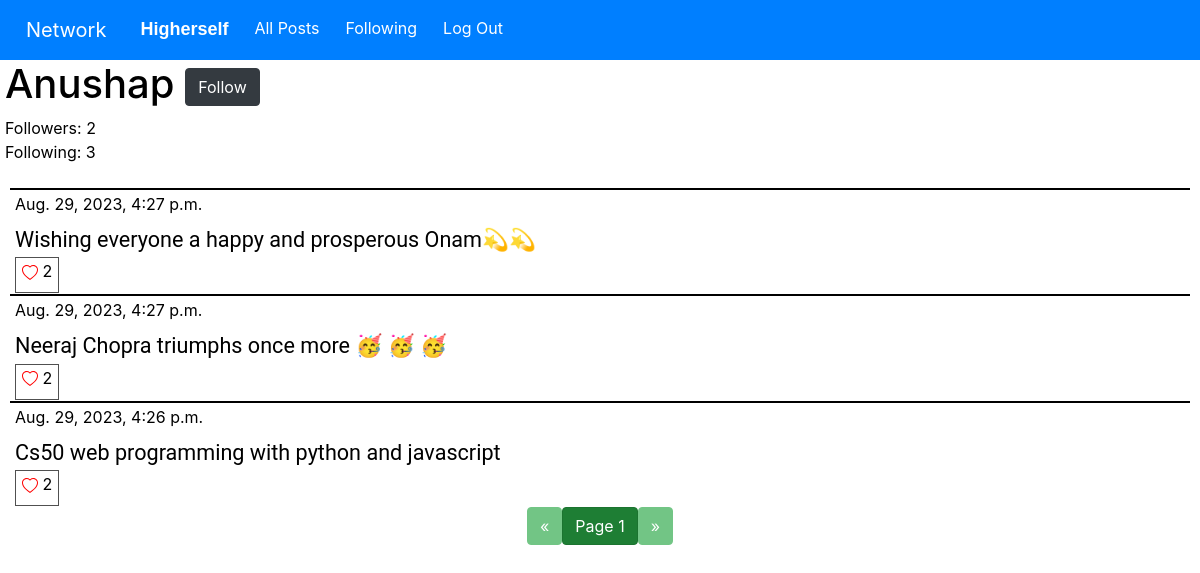
Screenshot of /user/17/page/1 (signed in) with the database file from the repository.
### network/models.py (models this page shows, shortened)
class User(AbstractUser):
    pass

class Posts(models.Model):
    content = models.TextField(blank=False)
    user = models.ForeignKey(User, on_delete=models.CASCADE, related_name="user_posts")
    like = models.IntegerField(default=0)
    time = models.DateTimeField(auto_now_add=True)

### network/views.py (the view, shortened to what this page needs)
# urls.py: path("user/<int:user_id>/page/<int:page_no>", views.view_user, name="user-posts"),
@csrf_exempt
def view_user(request, user_id, page_no):
    usr_ = User.objects.get(pk=user_id)
    posts = usr_.user_posts.all().order_by("-time")
    posts = Paginator(posts, 10).page(page_no)
    liked_posts = liked_list(posts, request.user)
    followers = usr_.follows.first().followers.all()
    f = "Follow"
    if request.user in followers:
        f = "Unfollow"
    followings = usr_.follows.first().followed_users.all()
    return render(request, "network/user.html", {
        "posts": posts,
        "liked_posts": liked_posts,
        "usr": usr_,
        "followers": len(followers),
        "followings": len(followings),
        "btnText": f
    })

### network/views.py (called while the page is built)
def liked_list(posts, user):
    liked_posts = []
    for post in posts:
        for p in post.liked_usr.all():
            for usr in p.liked_users.all():
                if usr == user:
                    liked_posts.append(post.id)
    return liked_posts

### network/templates/network/user.html (shortened to what this page needs)
{% extends "network/layout.html" %}
{% load static %}
{% block body %}
<label id="user-head">
    <h1>{{ usr }}
        {% if request.user.is_authenticated and request.user != usr %}
        <button onclick="follow('{{ usr.id }}');" class="btn btn-dark" id="follow-btn">{{ btnText }}</button>
        {% endif %}
    </h1>
    <p id="follow-data">Followers: {{ followers }} <br/>Following: {{ followings }}</p>
</label>
<div id="all_posts">
    <div id="posts">
        {% for post in posts %}
        <div class="post-item">
            <label class="post-content">
                <label class="time-data">{{ post.time }}</label>
                <br />
                <p class="post-text">{{ post.content }}</p>
                {% if user.is_authenticated %}
                {% if post.id in liked_posts %}
                <div id="like-btn-{{ post.id }}">
                    <button class="like-btn" onclick="like_post('{{ post.id }}');">
                        <svg xmlns="http://www.w3.org/2000/svg" width="16" height="16" fill="red"
                            class="bi bi-heart-fill" viewBox="0 0 16 16">
                            <path fill-rule="evenodd"
                                d="M8 1.314C12.438-3.248 23.534 4.735 8 15-7.534 4.736 3.562-3.248 8 1.314z" />
                        </svg>
                        <label class="bi-heart" id="like-no-{{ post.id }}">{{ post.like }}</label>
                    </button>
                </div>
                {% else %}
                <div id="like-btn-{{ post.id }}">
                    <button class="like-btn" onclick="like_post('{{ post.id }}');">
                        <label class="bi-heart" id="like-no-{{ post.id }}">{{ post.like }}</label>
                    </button>
                </div>
                {% endif %}
                {% endif %}
            </label>
        </div>
        {% endfor %}
    </div>
</div>
<nav aria-label="Page navigation">
    <ul class="pagination justify-content-center">
        {% if posts.has_previous %}
        <li>
            <a href="{% url 'user-posts' usr.id posts.previous_page_number %}">
                <button class="btn btn-success"> &laquo; </button>
            </a>
        </li>
        {% else %}
        <li>
            <button class="btn btn-success" disabled> &laquo; </button>
        </li>
        {% endif %}
        <li>
            <a href="#">
                <button class="btn btn-success active">Page {{ posts.number }}</button>
            </a>
        </li>
        {% if posts.has_next %}
        <li>
            <a href="{% url 'user-posts' usr.id posts.next_page_number %}">
                <button class="btn btn-success"> &raquo; </button>
            </a>
        </li>
        {% else %}
        <li>
            <button class="btn btn-success" disabled> &raquo; </button>
        </li>
        {% endif %}
    </ul>
</nav>
{% endblock %}

### network/templates/network/layout.html (shortened to what this page needs)
{% load static %}
<!DOCTYPE html>
<html lang="en">
    <head>
        <link rel="stylesheet" href="https://stackpath.bootstrapcdn.com/bootstrap/4.4.1/css/bootstrap.min.css">
        <link href="{% static 'network/styles.css' %}" rel="stylesheet">
    </head>
    <body>
        <nav class="navbar navbar-expand-lg navbar-dark" style="background-color:#007FFF;" id="bar">
            <a class="navbar-brand" href="{% url 'index' %}" style="color: white;">Network</a>
            <div>
              <ul class="navbar-nav mr-auto">
                {% if user.is_authenticated %}
                    <li class="nav-item">
                        <a class="nav-link post-user" href="{% url 'user-posts' user.id 1 %}" style="color: white;"><strong>{{ user.username }}</strong></a>
                    </li>
                {% endif %}
                <li class="nav-item">
                  <a class="nav-link" href="{% url 'index' %}" style="color: white;">All Posts</a>
                </li>
                {% if user.is_authenticated %}
                    <li class="nav-item">
                        <a class="nav-link" href="{% url 'following' 1 %}" style="color: white;">Following</a>
                    </li>
                    <li class="nav-item">
                        <a class="nav-link" href="{% url 'logout' %}" style="color: white;">Log Out</a>
                    </li>
                {% endif %}
              </ul>
            </div>
          </nav>
        <div class="body">
            {% block body %}
            {% endblock %}
        </div>
    </body>
</html>

### network/static/network/styles.css (style rules this page uses)
body { background-color: white; color: black; }
#bar { color: #007FFF; }
.navbar-nav { display: flex; flex-direction: row; }
.nav-item, .navbar-brand { padding-left: 10px; }
#posts { margin-left: 10px; margin-right: 10px; }
.post-item { border-top: 2px solid black; font-size: large; }
.post-content { color: black; margin-left: 5px; margin-bottom: 1px; }
.time-data { color: black; font-size: medium; margin-top: 1px; }
.like-btn { background-color: transparent; border: 1px solid #505050; font-size: medium; }
.post-text { font-family: Roboto; font-size: larger; margin-bottom: 1px; }
.post-user { color: black; font-family: Verdana, Geneva, Tahoma, sans-serif; text-transform: capitalize; font-size: large; margin-bottom: 1px; }
#user-head { text-transform: capitalize; margin-left: 5px; color: black; }
#follow-data { font-size: medium; }

### rows the page displays
User: username "Higherself"
User: username "Anushap"
Posts: time "Aug. 29, 2023, 4:27 p.m.", content "Wishing everyone a happy and prosperous Onam💫💫", like "2"
Posts: time "Aug. 29, 2023, 4:27 p.m.", content "Neeraj Chopra triumphs once more 🥳 🥳 🥳", like "2"
Posts: time "Aug. 29, 2023, 4:26 p.m.", content "Cs50 web programming with python and javascript", like "2"

### other values shown
{{ btnText }} "Follow"
{{ followers }} "2"
{{ followings }} "3"
{{ posts.number }} "1"
